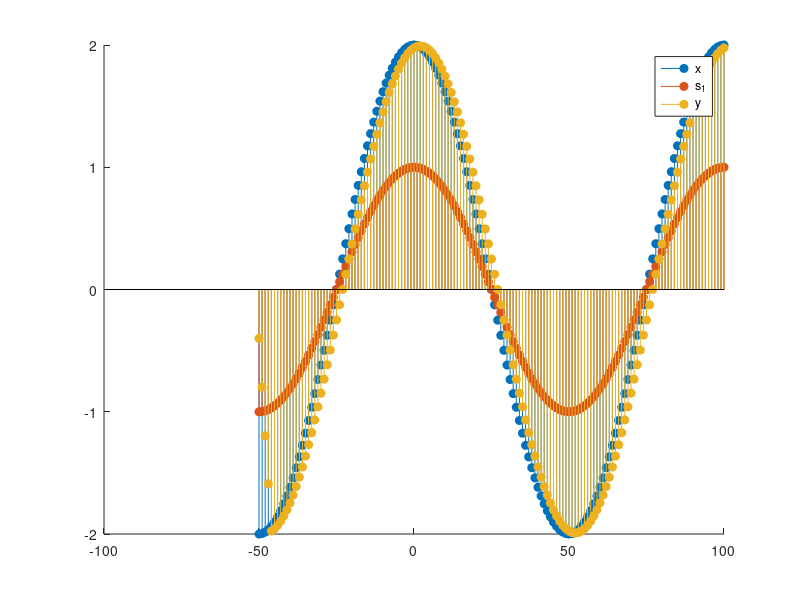

Write the MATLAB code that produced this figure.
%% Experiment - 2
% Example - 5
clc;
clear;
figure;

%% M-point Moving Average Filter (Smoothing FIR Filter)
n = -50 : 100;  % Discrete time index
f_1 = 0.01;
f_2 = 0.99;

s_1 = cos(2 * pi * f_1 * n);  % Low frequency signal
s_2 = cos(2 * pi * f_2 * n);  % High frequency signal
x = s_1 + s_2;  % Input sequence

M = 5;  % M-point Moving Average
NUM = 1/M * ones(1, M);  % Numerator coefficients of T[z]
DEN = [1];  % Denominator coefficients of T[z]

y_M = filter(NUM, DEN, x);

hold on;
stem(n, x, 'filled')
stem(n, s_1, 'filled')
stem(n, y_M, 'filled')
legend('x', 's_1', 'y')
hold off;
